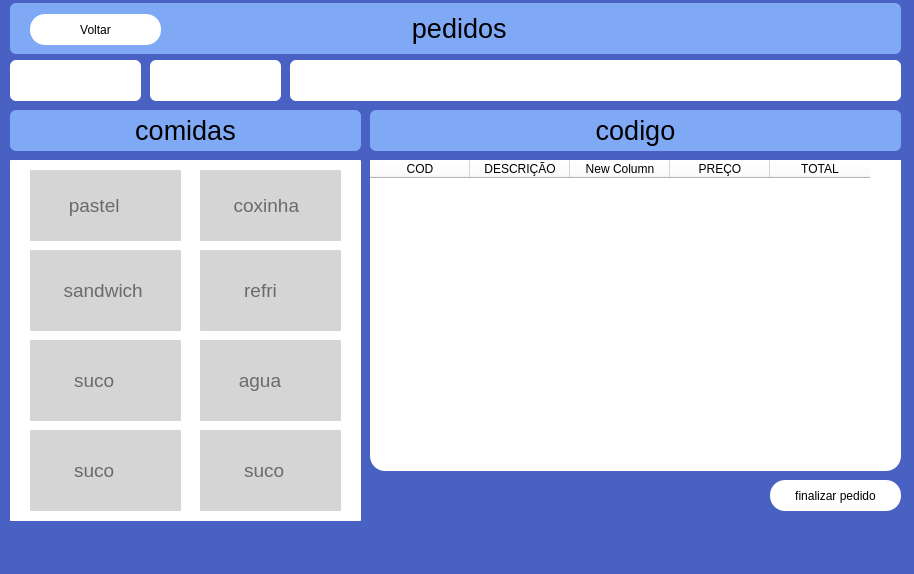
<?xml version="1.0" encoding="UTF-8"?>
<ui version="4.0">
 <class>MainWindow</class>
 <widget class="QMainWindow" name="MainWindow">
  <property name="geometry">
   <rect>
    <x>0</x>
    <y>0</y>
    <width>914</width>
    <height>574</height>
   </rect>
  </property>
  <property name="mouseTracking">
   <bool>true</bool>
  </property>
  <property name="windowTitle">
   <string>MainWindow</string>
  </property>
  <property name="styleSheet">
   <string notr="true">background-color: rgb(72, 97, 195);
border-radius: 15px</string>
  </property>
  <widget class="QWidget" name="centralwidget">
   <widget class="QPushButton" name="pushButton">
    <property name="geometry">
     <rect>
      <x>370</x>
      <y>110</y>
      <width>531</width>
      <height>41</height>
     </rect>
    </property>
    <property name="font">
     <font>
      <pointsize>20</pointsize>
     </font>
    </property>
    <property name="styleSheet">
     <string notr="true">background-color: rgb(128, 169, 245);
color: rgb(0, 0, 0);
border-radius: 6px</string>
    </property>
    <property name="text">
     <string>codigo</string>
    </property>
   </widget>
   <widget class="QPushButton" name="pushButton_2">
    <property name="geometry">
     <rect>
      <x>10</x>
      <y>110</y>
      <width>351</width>
      <height>41</height>
     </rect>
    </property>
    <property name="font">
     <font>
      <pointsize>20</pointsize>
     </font>
    </property>
    <property name="styleSheet">
     <string notr="true">background-color: rgb(128, 169, 245);
color: rgb(0, 0, 0);
border-radius: 6px</string>
    </property>
    <property name="text">
     <string>comidas</string>
    </property>
   </widget>
   <widget class="QListView" name="listView_2">
    <property name="geometry">
     <rect>
      <x>10</x>
      <y>160</y>
      <width>351</width>
      <height>361</height>
     </rect>
    </property>
    <property name="styleSheet">
     <string notr="true">background-color: rgb(255, 255, 255);
border-radius: 1px</string>
    </property>
   </widget>
   <widget class="QPushButton" name="pushButton_3">
    <property name="geometry">
     <rect>
      <x>10</x>
      <y>3</y>
      <width>891</width>
      <height>51</height>
     </rect>
    </property>
    <property name="font">
     <font>
      <pointsize>20</pointsize>
     </font>
    </property>
    <property name="styleSheet">
     <string notr="true">background-color: rgb(128, 169, 245);
color: rgb(0, 0, 0);
border-radius: 6px</string>
    </property>
    <property name="text">
     <string> pedidos</string>
    </property>
   </widget>
   <widget class="QLineEdit" name="lineEdit_3">
    <property name="geometry">
     <rect>
      <x>10</x>
      <y>60</y>
      <width>131</width>
      <height>41</height>
     </rect>
    </property>
    <property name="styleSheet">
     <string notr="true">alternate-background-color: rgb(255, 255, 255);
background-color: rgb(255, 255, 255);
border-radius: 6px</string>
    </property>
   </widget>
   <widget class="QLineEdit" name="lineEdit_5">
    <property name="enabled">
     <bool>true</bool>
    </property>
    <property name="geometry">
     <rect>
      <x>30</x>
      <y>170</y>
      <width>151</width>
      <height>71</height>
     </rect>
    </property>
    <property name="font">
     <font>
      <pointsize>14</pointsize>
     </font>
    </property>
    <property name="styleSheet">
     <string notr="true">background-color: rgb(213, 213, 213);
border-radius: 1px</string>
    </property>
    <property name="text">
     <string/>
    </property>
    <property name="placeholderText">
     <string>       pastel</string>
    </property>
   </widget>
   <widget class="QLineEdit" name="lineEdit_6">
    <property name="geometry">
     <rect>
      <x>200</x>
      <y>170</y>
      <width>141</width>
      <height>71</height>
     </rect>
    </property>
    <property name="font">
     <font>
      <pointsize>14</pointsize>
     </font>
    </property>
    <property name="styleSheet">
     <string notr="true">background-color: rgb(213, 213, 213);
border-radius: 1px</string>
    </property>
    <property name="text">
     <string/>
    </property>
    <property name="placeholderText">
     <string>      coxinha</string>
    </property>
   </widget>
   <widget class="QLineEdit" name="lineEdit_7">
    <property name="geometry">
     <rect>
      <x>30</x>
      <y>250</y>
      <width>151</width>
      <height>81</height>
     </rect>
    </property>
    <property name="font">
     <font>
      <pointsize>14</pointsize>
      <weight>50</weight>
      <bold>false</bold>
     </font>
    </property>
    <property name="styleSheet">
     <string notr="true">background-color: rgb(213, 213, 213);
border-radius: 1px
</string>
    </property>
    <property name="text">
     <string/>
    </property>
    <property name="placeholderText">
     <string>      sandwich</string>
    </property>
   </widget>
   <widget class="QLineEdit" name="lineEdit_8">
    <property name="geometry">
     <rect>
      <x>200</x>
      <y>250</y>
      <width>141</width>
      <height>81</height>
     </rect>
    </property>
    <property name="font">
     <font>
      <pointsize>14</pointsize>
     </font>
    </property>
    <property name="styleSheet">
     <string notr="true">background-color: rgb(213, 213, 213);
border-radius: 1px</string>
    </property>
    <property name="text">
     <string/>
    </property>
    <property name="placeholderText">
     <string>        refri</string>
    </property>
   </widget>
   <widget class="QLineEdit" name="lineEdit_9">
    <property name="geometry">
     <rect>
      <x>30</x>
      <y>340</y>
      <width>151</width>
      <height>81</height>
     </rect>
    </property>
    <property name="font">
     <font>
      <pointsize>14</pointsize>
     </font>
    </property>
    <property name="styleSheet">
     <string notr="true">background-color: rgb(213, 213, 213);
border-radius: 1px
</string>
    </property>
    <property name="text">
     <string/>
    </property>
    <property name="placeholderText">
     <string>        suco</string>
    </property>
   </widget>
   <widget class="QLineEdit" name="lineEdit_10">
    <property name="geometry">
     <rect>
      <x>200</x>
      <y>340</y>
      <width>141</width>
      <height>81</height>
     </rect>
    </property>
    <property name="font">
     <font>
      <pointsize>14</pointsize>
     </font>
    </property>
    <property name="styleSheet">
     <string notr="true">background-color: rgb(213, 213, 213);
border-radius: 1px</string>
    </property>
    <property name="text">
     <string/>
    </property>
    <property name="placeholderText">
     <string>       agua</string>
    </property>
   </widget>
   <widget class="QLineEdit" name="lineEdit_11">
    <property name="geometry">
     <rect>
      <x>30</x>
      <y>430</y>
      <width>151</width>
      <height>81</height>
     </rect>
    </property>
    <property name="font">
     <font>
      <pointsize>14</pointsize>
     </font>
    </property>
    <property name="styleSheet">
     <string notr="true">background-color: rgb(213, 213, 213);
border-radius: 1px
</string>
    </property>
    <property name="text">
     <string/>
    </property>
    <property name="placeholderText">
     <string>        suco</string>
    </property>
   </widget>
   <widget class="QLineEdit" name="lineEdit_12">
    <property name="geometry">
     <rect>
      <x>200</x>
      <y>430</y>
      <width>141</width>
      <height>81</height>
     </rect>
    </property>
    <property name="font">
     <font>
      <pointsize>14</pointsize>
     </font>
    </property>
    <property name="styleSheet">
     <string notr="true">background-color: rgb(213, 213, 213);
border-radius: 1px
</string>
    </property>
    <property name="text">
     <string/>
    </property>
    <property name="placeholderText">
     <string>        suco</string>
    </property>
   </widget>
   <widget class="QTableWidget" name="tableWidget">
    <property name="geometry">
     <rect>
      <x>370</x>
      <y>160</y>
      <width>531</width>
      <height>311</height>
     </rect>
    </property>
    <property name="styleSheet">
     <string notr="true">background-color: rgb(255, 255, 255);</string>
    </property>
    <column>
     <property name="text">
      <string>COD</string>
     </property>
    </column>
    <column>
     <property name="text">
      <string>DESCRIÇÃO</string>
     </property>
    </column>
    <column>
     <property name="text">
      <string>New Column</string>
     </property>
    </column>
    <column>
     <property name="text">
      <string>PREÇO</string>
     </property>
    </column>
    <column>
     <property name="text">
      <string>TOTAL</string>
     </property>
    </column>
   </widget>
   <widget class="QLineEdit" name="lineEdit_4">
    <property name="geometry">
     <rect>
      <x>290</x>
      <y>60</y>
      <width>611</width>
      <height>41</height>
     </rect>
    </property>
    <property name="styleSheet">
     <string notr="true">alternate-background-color: rgb(255, 255, 255);
background-color: rgb(255, 255, 255);
border-radius: 6px</string>
    </property>
   </widget>
   <widget class="QLineEdit" name="lineEdit_13">
    <property name="geometry">
     <rect>
      <x>150</x>
      <y>60</y>
      <width>131</width>
      <height>41</height>
     </rect>
    </property>
    <property name="styleSheet">
     <string notr="true">alternate-background-color: rgb(255, 255, 255);
background-color: rgb(255, 255, 255);
border-radius: 6px</string>
    </property>
   </widget>
   <widget class="QPushButton" name="pushButton_5">
    <property name="geometry">
     <rect>
      <x>770</x>
      <y>480</y>
      <width>131</width>
      <height>31</height>
     </rect>
    </property>
    <property name="styleSheet">
     <string notr="true">background-color: rgb(255, 255, 255);</string>
    </property>
    <property name="text">
     <string>finalizar pedido</string>
    </property>
   </widget>
   <widget class="QPushButton" name="pushButton_6">
    <property name="geometry">
     <rect>
      <x>30</x>
      <y>14</y>
      <width>131</width>
      <height>31</height>
     </rect>
    </property>
    <property name="styleSheet">
     <string notr="true">background-color: rgb(255, 255, 255);</string>
    </property>
    <property name="text">
     <string>Voltar</string>
    </property>
   </widget>
  </widget>
  <widget class="QStatusBar" name="statusbar"/>
  <action name="actioncadastro_produto">
   <property name="text">
    <string>cadastro produto</string>
   </property>
  </action>
  <action name="actionfinalizar_espediene">
   <property name="text">
    <string>finalizar espediene</string>
   </property>
  </action>
 </widget>
 <resources/>
 <connections/>
</ui>
